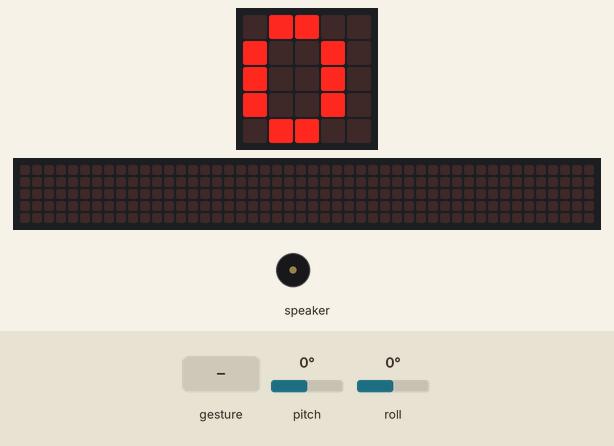
Recording of a program running on a simulated Calliope mini (MakeCode). On the bench: the board's 5×5 LED display, a strip that is not on the board, showing the scrolling text unrolled, buzzer (waves = sounding). The test bench sets the inputs (shaded band); at power-on: pitch 0°, roll 0°. A tilt is held for 1.5 s and a shake lasts 1 s, then the board lies face up again; the 48×5 strip is a reading aid, not a part: it shows the text the display is scrolling, unrolled, one strip-width of it at a time.

Above: at 1.3 s.
1.4 s: gesture 'shake'
At 2.32 s:
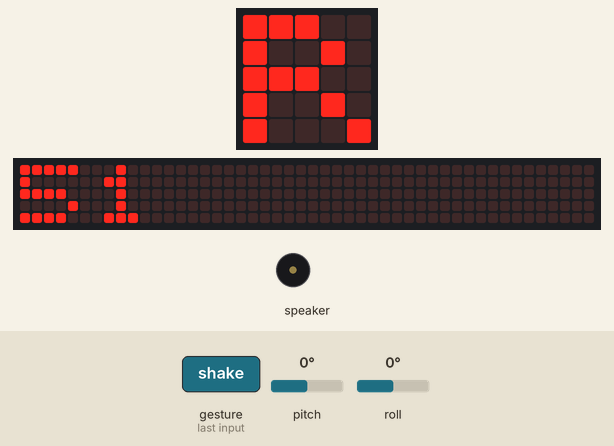
4.0 s: pitch set to -172°
At 6.37 s:
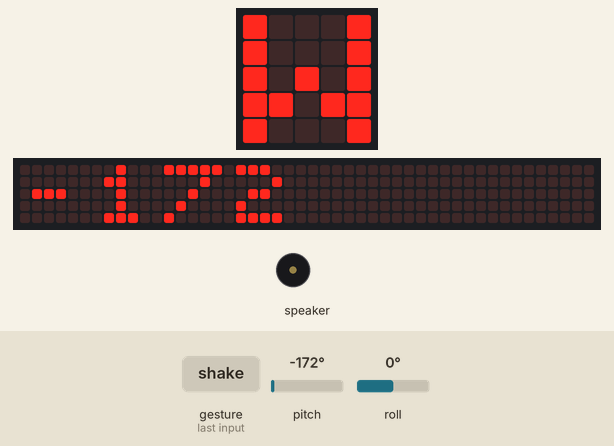
7.8 s: roll set to -172°
At 11.77 s:
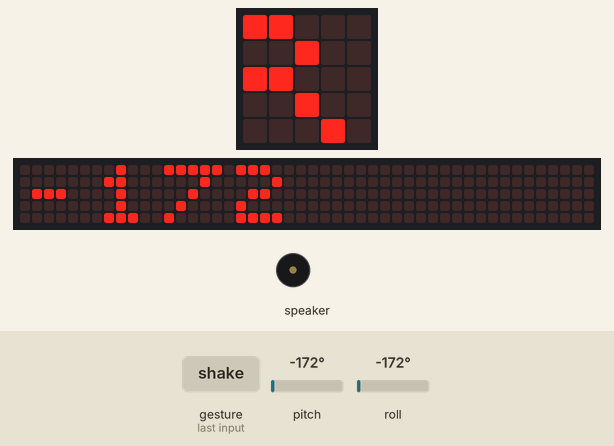
16.2 s: pitch set to -90°
At 16.9 s:
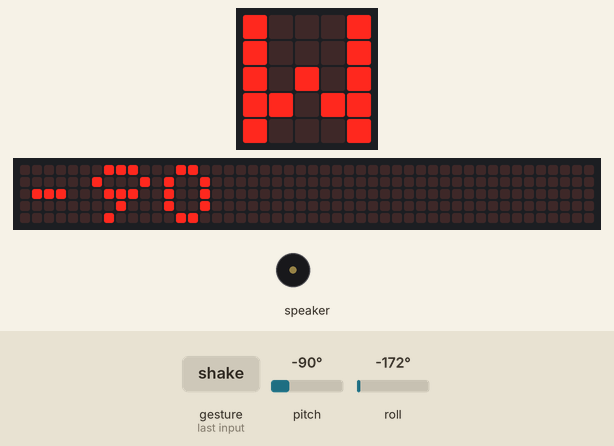
18.3 s: roll set to -90°
At 21.25 s:
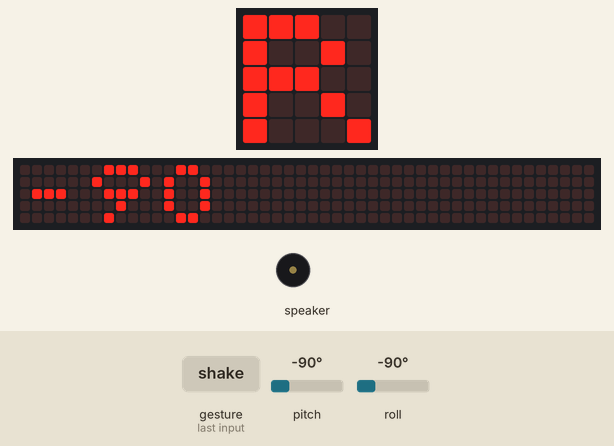
Timing chart, 0 to 22.8 s (numbered marks = the images above; inputs shaded):
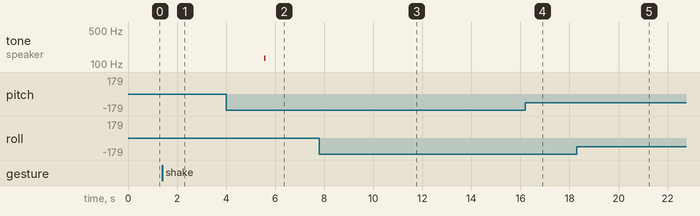

The program:

main.ts
```typescript
input.onGesture(Gesture.Shake, function () {
    basic.showIcon(IconNames.Sad)
    music.playTone(131, music.beat(BeatFraction.Eighth))
})
basic.forever(function () {
    basic.showString("W")
    basic.showNumber(input.rotation(Rotation.Pitch))
    basic.showString("R")
    basic.showNumber(input.rotation(Rotation.Roll))
})
```

test.ts
```typescript
// Hier kann man Tests durchführen; diese Datei wird nicht kompiliert, wenn dieses Paket als Erweiterung verwendet wird.
```

Measured:
- after the input at 1.4 s, the display: first differs from a run without the input after 0.85 s (image 1)
- after the input at 4.0 s, the display: first differs from a run without the input after 2.3 s (image 2)
